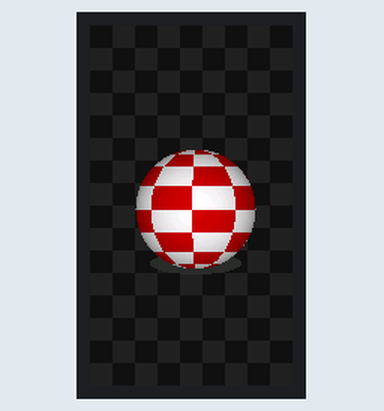
This sketch was run on a simulated ESP32. Parts: 135×240 colour display.

Above: at 0.47 s.
At 8.64 s:
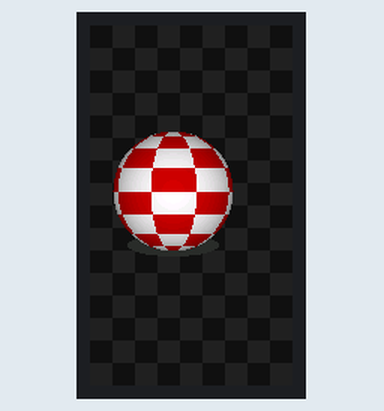
At 14.84 s:
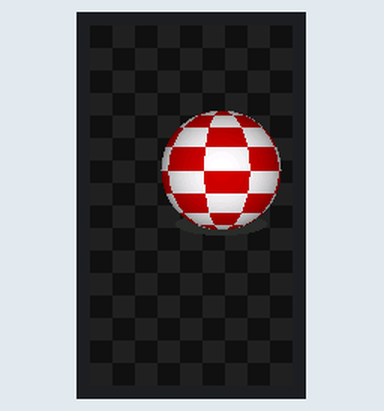
At 19.91 s:
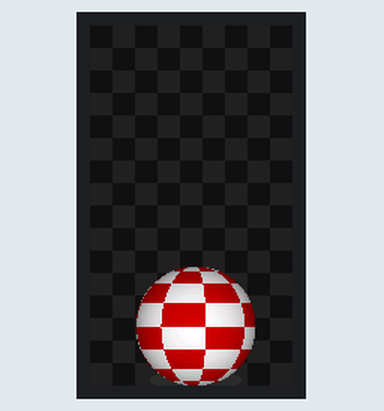
At 30.49 s:
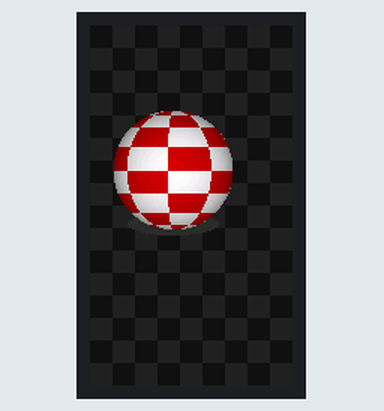
At 39.45 s:
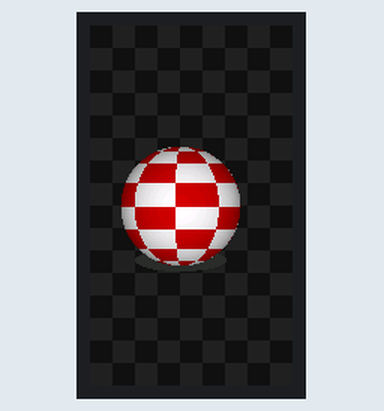

The sketch:

boing_ball.ino
```cpp
/*
 * ============================================================
 *  Amiga Boing Ball  –  TTGO T-Display (ST7789, 135 × 240)
 *  Double-Buffering via Full-Screen-Sprite → kein Flackern
 * ============================================================
 */

#include <TFT_eSPI.h>
#include <math.h>

TFT_eSPI    tft = TFT_eSPI();
TFT_eSprite spr = TFT_eSprite(&tft);   // Vollbild-Framebuffer

static const int16_t SCR_W  = 135;
static const int16_t SCR_H  = 240;
static const int16_t BALL_R = 40;
static const int16_t CELL   = 15;      // 9×16 Kacheln, teilt 135 und 240 exakt

static const uint16_t BG_DARK  = 0x1082;
static const uint16_t BG_LIGHT = 0x2104;
static const uint16_t SHADOW_C = 0x2965;

float bx  = SCR_W / 2.0f;
float by  = SCR_H / 2.0f;
float vx  = 2.5f;
float vy  = 2.0f;
float rot = 0.0f;

// ----------------------------------------------------------------
void drawBackground() {
  for (int y = 0; y < SCR_H; y += CELL)
    for (int x = 0; x < SCR_W; x += CELL)
      spr.fillRect(x, y, CELL, CELL,
        ((x / CELL + y / CELL) & 1) ? BG_LIGHT : BG_DARK);
}

// ----------------------------------------------------------------
void renderBall(int cx, int cy, float angle) {
  const float ca  = cosf(angle);
  const float sa  = sinf(angle);
  const float inv = 1.0f / BALL_R;

  for (int dy = -BALL_R; dy <= BALL_R; dy++) {
    float ny  = dy * inv;
    float ny2 = ny * ny;
    if (ny2 >= 1.0f) continue;
    int hw = (int)(sqrtf(1.0f - ny2) * BALL_R);

    for (int dx = -hw; dx <= hw; dx++) {
      float nx = dx * inv;
      float nz = sqrtf(fmaxf(0.0f, 1.0f - nx*nx - ny2));

      // Y-Achsen-Rotation
      float rx = nx * ca + nz * sa;
      float ry = ny;
      float rz = -nx * sa + nz * ca;

      // Kugelkoordinaten → Schachbrettmuster
      float theta = acosf(fmaxf(-1.0f, fminf(1.0f, ry)));
      float phi   = atan2f(rx, rz) + (float)M_PI;

      int ti  = (int)(theta * 8.0f / (float)M_PI);
      int pi_ = (int)(phi   * 4.0f / (float)M_PI);
      bool isRed = (ti + pi_) & 1;

      // Diffuses Licht von vorne
      float light = 0.45f + 0.55f * nz;

      uint16_t col;
      if (isRed)
        col = tft.color565((uint8_t)(210.0f * light), 0, 0);
      else {
        uint8_t w = (uint8_t)(255.0f * light);
        col = tft.color565(w, w, w);
      }
      // Direkt in den Framebuffer-Sprite zeichnen
      spr.drawPixel(cx + dx, cy + dy, col);
    }
  }
}

// ----------------------------------------------------------------
void setup() {
  tft.init();
  tft.setRotation(0);
  tft.fillScreen(TFT_BLACK);

  spr.setColorDepth(16);
  spr.createSprite(SCR_W, SCR_H);
}

// ----------------------------------------------------------------
void loop() {
  bx += vx;
  by += vy;
  rot += vx * 0.023f;

  // Wandkollision
  if (bx - BALL_R < 0)        { bx = BALL_R;         vx =  fabsf(vx); }
  if (bx + BALL_R >= SCR_W)   { bx = SCR_W - BALL_R; vx = -fabsf(vx); }
  if (by - BALL_R < 0)        { by = BALL_R;         vy =  fabsf(vy); }
  if (by + BALL_R >= SCR_H)   { by = SCR_H - BALL_R; vy = -fabsf(vy); }

  // --- Alles in den Sprite zeichnen (unsichtbar) ---
  drawBackground();

  // Schatten
  int sy = (int)(by + BALL_R - 4);
  if (sy < SCR_H - 2)
    spr.fillEllipse((int)bx, sy,
                    (int)(BALL_R * 0.75f),
                    (int)(BALL_R * 0.18f),
                    SHADOW_C);

  // Ball
  renderBall((int)bx, (int)by, rot);

  // --- Kompletten Frame in einem SPI-Burst ausgeben ---
  spr.pushSprite(0, 0);
}
```

Measured:
- what the display in image 2 shows lasts 0.5 s, from 14.6 s to 15.1 s
